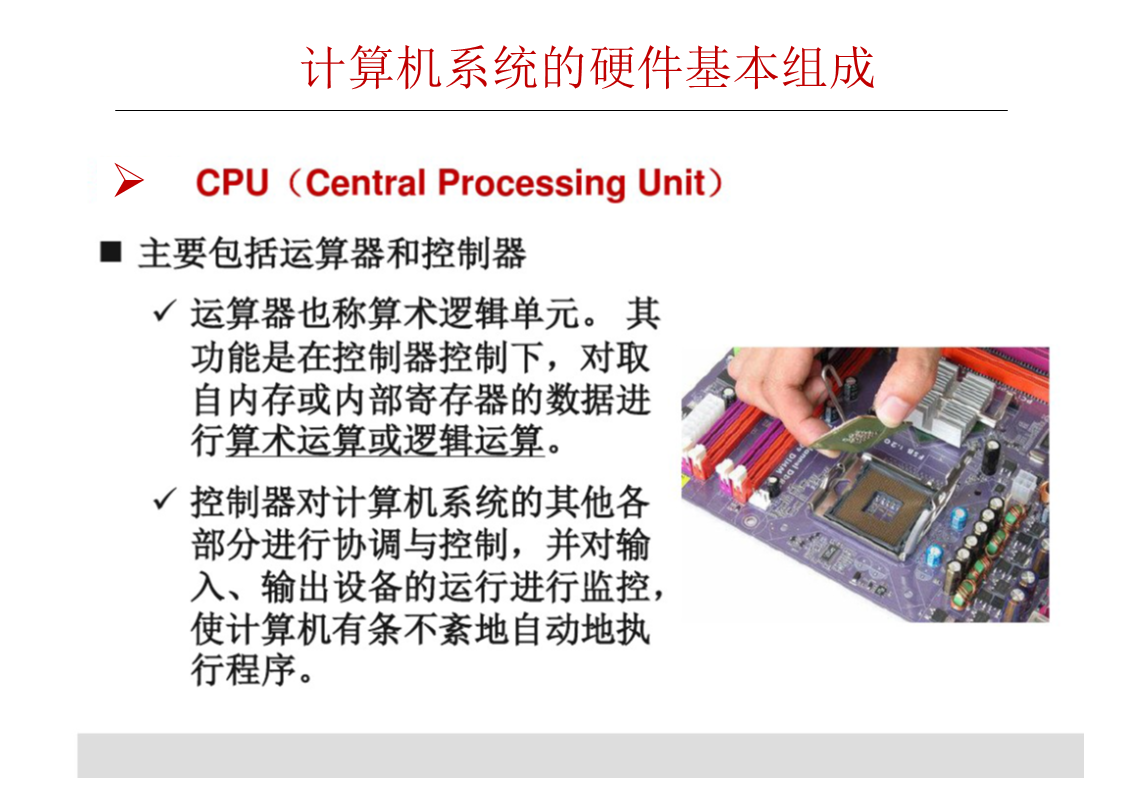
#> input picture _archive/04_PPT提取物/ppt_extracted/1.计算机系统概述_1_/slide_013.png, 1123 x 794 px, found by its file name
$ python _crop_more.py
#> lines starting #> are read from the running program, lines starting #| are printed output that depends on the picture
# -*- coding: utf-8 -*-
import sys, os
sys.stdout.reconfigure(encoding='utf-8')
from PIL import Image

base = r'D:\Axelit\工作\trae\超级自动化学习工具'
ppt_dir = os.path.join(base, 'src', 'notes', 'PPT提取')
diagrams_dir = os.path.join(base, 'src', 'notes', 'vault', 'diagrams', '电子技术')

def crop_and_save(src_img, dst_path, crop_box, desc=""):
#> called with crop_box = (0, 0.05, 1, 0.9), desc = 'ch4_013'
    img = Image.open(src_img)
#> img is the input picture: PIL image 1123x794 RGB; mean R, G, B 229.2, 224.7, 225.2
    w, h = img.size
#> w = 1123; h = 794
    left = int(crop_box[0] * w)
#> left = 0
    top = int(crop_box[1] * h)
#> top = 39
    right = int(crop_box[2] * w)
#> right = 1123
    bottom = int(crop_box[3] * h)
#> bottom = 714
    cropped = img.crop((left, top, right, bottom))
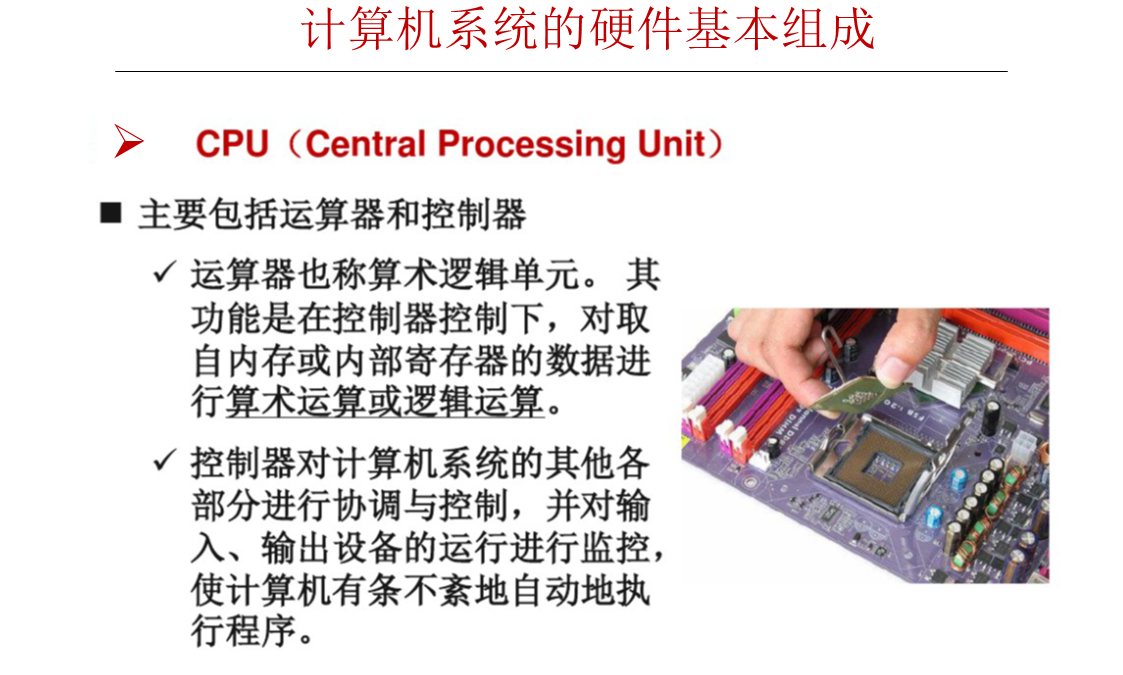
#> cropped: PIL image 1123x675 RGB; mean R, G, B 226.7, 221.3, 222
    cropped.save(dst_path)
    print(f'  [{desc}] -> {os.path.basename(dst_path)} ({os.path.getsize(dst_path)//1024}KB)')

# Ch4 more pages for Note 13
crop_and_save(os.path.join(ppt_dir, '第4章__集成运算放大器应用', 'slide_013.png'),
    os.path.join(diagrams_dir, 'ch4_slide013_opamp_apps.png'), (0, 0.05, 1.0, 0.90), 'ch4_013')
crop_and_save(os.path.join(ppt_dir, '第4章__集成运算放大器应用', 'slide_014.png'),
    os.path.join(diagrams_dir, 'ch4_slide014_comparator.png'), (0, 0.05, 1.0, 0.90), 'ch4_014')
#> call 2 of crop_and_save, with crop_box = (0, 0.05, 1, 0.9), desc = 'ch4_014'
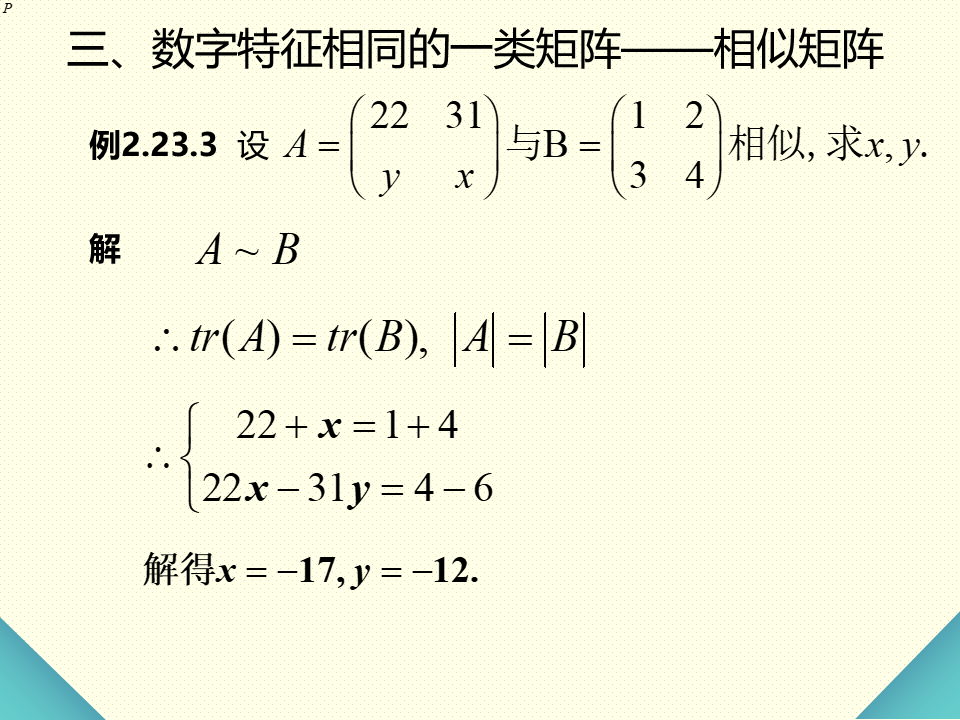
#> input picture _archive/04_PPT提取物/ppt_extracted/11-矩阵的数字特征之间的关系/slide_014.png, 960 x 720 px, found by its file name
#> in crop_and_save, img is the input picture: PIL image 960x720 RGB; mean R, G, B 242.8, 244.1, 221.5
#> in crop_and_save (call 2), `cropped = img.crop((left, top, right, bottom))`:
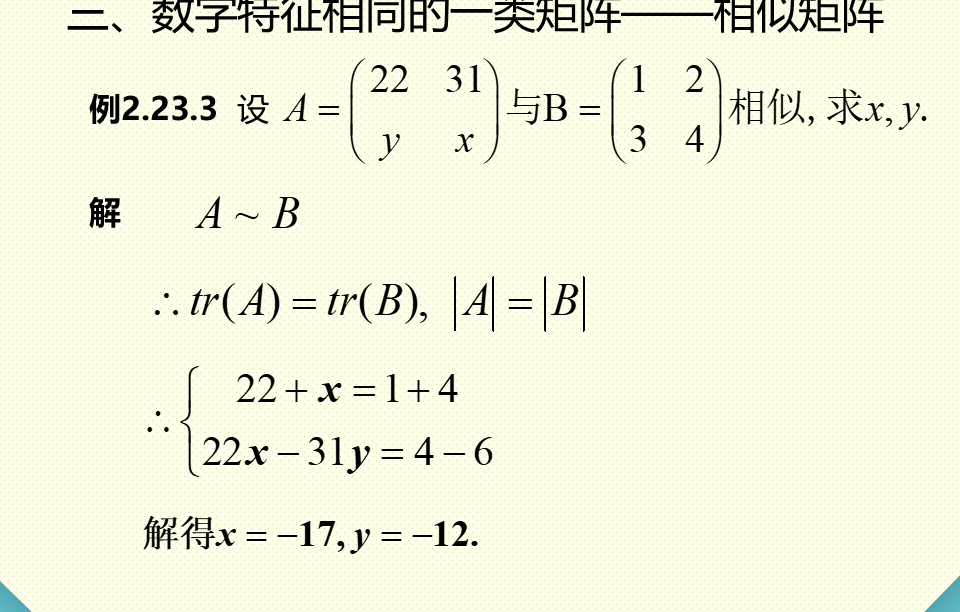
#> cropped: PIL image 960x612 RGB; mean R, G, B 244.3, 244.4, 221.4
crop_and_save(os.path.join(ppt_dir, '第4章__集成运算放大器应用', 'slide_015.png'),
    os.path.join(diagrams_dir, 'ch4_slide015_schmitt.png'), (0, 0.05, 1.0, 0.90), 'ch4_015')
#> call 3 of crop_and_save, with crop_box = (0, 0.05, 1, 0.9), desc = 'ch4_015'
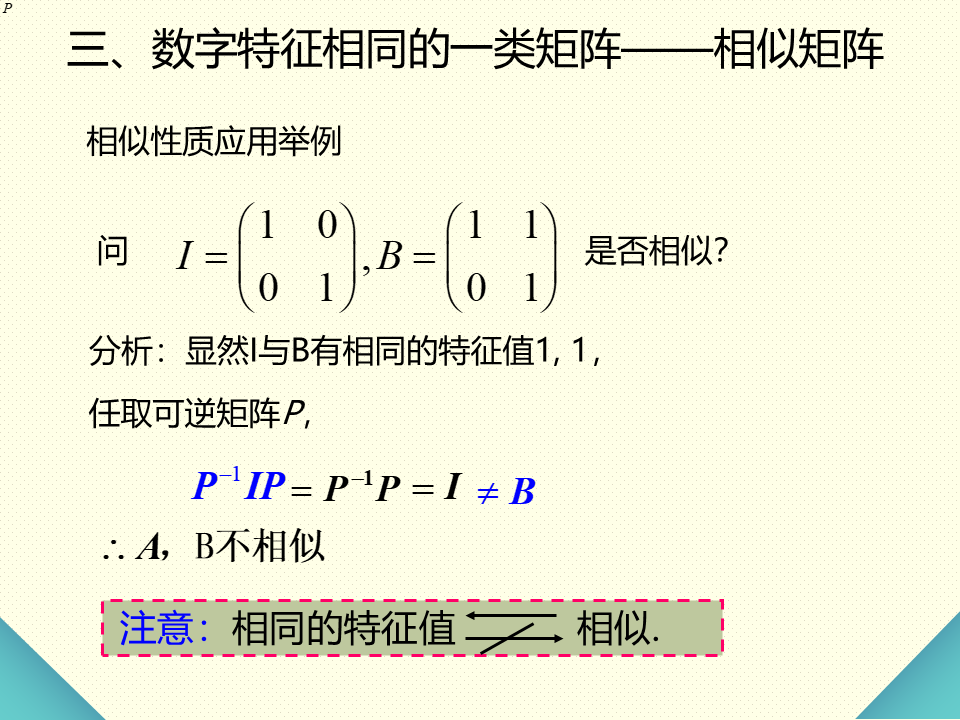
#> input picture _archive/04_PPT提取物/ppt_extracted/11-矩阵的数字特征之间的关系/slide_015.png, 960 x 720 px, found by its file name
#> in crop_and_save, img is the input picture: PIL image 960x720 RGB; mean R, G, B 237.2, 238.1, 216.2
#> in crop_and_save (call 3), `cropped = img.crop((left, top, right, bottom))`:
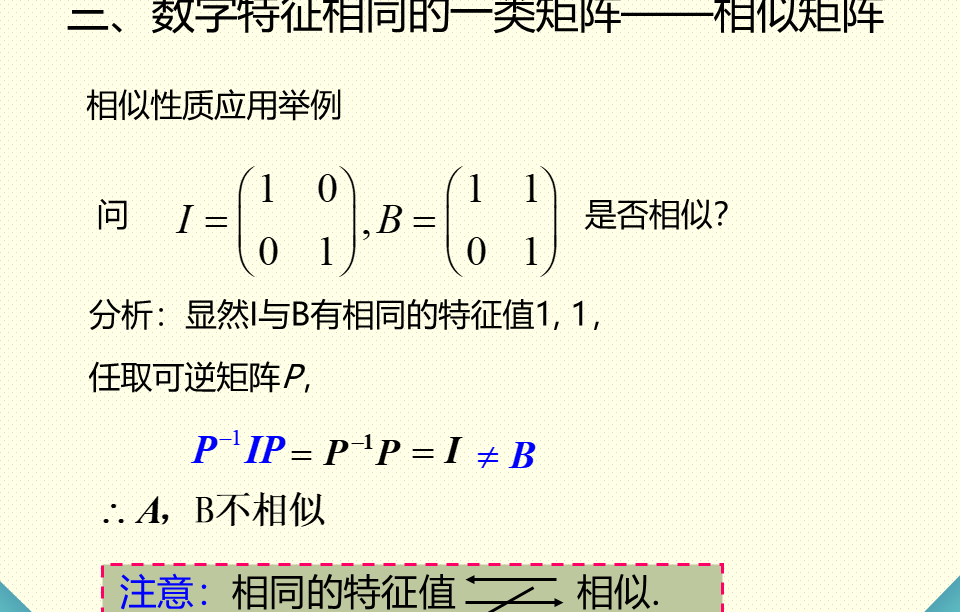
#> cropped: PIL image 960x612 RGB; mean R, G, B 238.2, 238.1, 215.9

# Ch8 more pages for Notes 08-11
crop_and_save(os.path.join(ppt_dir, '第8章__触发器与时序逻辑电路', 'slide_083.png'),
    os.path.join(diagrams_dir, 'ch8_slide083_sequential_summary.png'), (0, 0.05, 1.0, 0.90), 'ch8_083')
#> (the run stopped early here; a loop or call above may not have finished)
